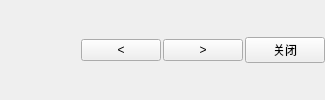
    <widget class="QWidget" name="widgetTop" native="true">
     <property name="styleSheet">
      <string notr="true">border-width:0px;</string>
     </property>
     <layout class="QVBoxLayout" name="verticalLayout">
      <property name="spacing">
       <number>6</number>
      </property>
      <property name="leftMargin">
       <number>0</number>
      </property>
      <property name="topMargin">
       <number>0</number>
      </property>
      <property name="rightMargin">
       <number>0</number>
      </property>
      <property name="bottomMargin">
       <number>0</number>
      </property>
      <item>
       <layout class="QHBoxLayout" name="lay1">
        <property name="spacing">
         <number>2</number>
        </property>
        <item>
         <widget class="QLabel" name="labPY">
          <property name="sizePolicy">
           <sizepolicy hsizetype="Fixed" vsizetype="Preferred">
            <horstretch>0</horstretch>
            <verstretch>0</verstretch>
           </sizepolicy>
          </property>
          <property name="text">
           <string/>
          </property>
          <property name="alignment">
           <set>Qt::AlignCenter</set>
          </property>
         </widget>
        </item>
        <item>
         <layout class="QHBoxLayout" name="lay2">
          <property name="spacing">
           <number>0</number>
          </property>
          <item>
           <widget class="QLabel" name="labCh0">
            <property name="sizePolicy">
             <sizepolicy hsizetype="Preferred" vsizetype="Fixed">
              <horstretch>0</horstretch>
              <verstretch>0</verstretch>
             </sizepolicy>
            </property>
            <property name="minimumSize">
             <size>
              <width>0</width>
              <height>25</height>
             </size>
            </property>
            <property name="text">
             <string/>
            </property>
            <property name="alignment">
             <set>Qt::AlignCenter</set>
            </property>
           </widget>
          </item>
          <item>
           <widget class="QLabel" name="labCh1">
            <property name="sizePolicy">
             <sizepolicy hsizetype="Preferred" vsizetype="Fixed">
              <horstretch>0</horstretch>
              <verstretch>0</verstretch>
             </sizepolicy>
            </property>
            <property name="minimumSize">
             <size>
              <width>0</width>
              <height>25</height>
             </size>
            </property>
            <property name="text">
             <string/>
            </property>
            <property name="alignment">
             <set>Qt::AlignCenter</set>
            </property>
           </widget>
          </item>
          <item>
           <widget class="QLabel" name="labCh2">
            <property name="sizePolicy">
             <sizepolicy hsizetype="Preferred" vsizetype="Fixed">
              <horstretch>0</horstretch>
              <verstretch>0</verstretch>
             </sizepolicy>
            </property>
            <property name="minimumSize">
             <size>
              <width>0</width>
              <height>25</height>
             </size>
            </property>
            <property name="text">
             <string/>
            </property>
            <property name="alignment">
             <set>Qt::AlignCenter</set>
            </property>
           </widget>
          </item>
          <item>
           <widget class="QLabel" name="labCh3">
            <property name="sizePolicy">
             <sizepolicy hsizetype="Preferred" vsizetype="Fixed">
              <horstretch>0</horstretch>
              <verstretch>0</verstretch>
             </sizepolicy>
            </property>
            <property name="minimumSize">
             <size>
              <width>0</width>
              <height>25</height>
             </size>
            </property>
            <property name="text">
             <string/>
            </property>
            <property name="alignment">
             <set>Qt::AlignCenter</set>
            </property>
           </widget>
          </item>
          <item>
           <widget class="QLabel" name="labCh4">
            <property name="sizePolicy">
             <sizepolicy hsizetype="Preferred" vsizetype="Fixed">
              <horstretch>0</horstretch>
              <verstretch>0</verstretch>
             </sizepolicy>
            </property>
            <property name="minimumSize">
             <size>
              <width>0</width>
              <height>25</height>
             </size>
            </property>
            <property name="text">
             <string/>
            </property>
            <property name="alignment">
             <set>Qt::AlignCenter</set>
            </property>
           </widget>
          </item>
          <item>
           <widget class="QLabel" name="labCh5">
            <property name="sizePolicy">
             <sizepolicy hsizetype="Preferred" vsizetype="Fixed">
              <horstretch>0</horstretch>
              <verstretch>0</verstretch>
             </sizepolicy>
            </property>
            <property name="minimumSize">
             <size>
              <width>0</width>
              <height>25</height>
             </size>
            </property>
            <property name="text">
             <string/>
            </property>
            <property name="alignment">
             <set>Qt::AlignCenter</set>
            </property>
           </widget>
          </item>
          <item>
           <widget class="QLabel" name="labCh6">
            <property name="sizePolicy">
             <sizepolicy hsizetype="Preferred" vsizetype="Fixed">
              <horstretch>0</horstretch>
              <verstretch>0</verstretch>
             </sizepolicy>
            </property>
            <property name="minimumSize">
             <size>
              <width>0</width>
              <height>25</height>
             </size>
            </property>
            <property name="text">
             <string/>
            </property>
            <property name="alignment">
             <set>Qt::AlignCenter</set>
            </property>
           </widget>
          </item>
          <item>
           <widget class="QLabel" name="labCh7">
            <property name="sizePolicy">
             <sizepolicy hsizetype="Preferred" vsizetype="Fixed">
              <horstretch>0</horstretch>
              <verstretch>0</verstretch>
             </sizepolicy>
            </property>
            <property name="minimumSize">
             <size>
              <width>0</width>
              <height>25</height>
             </size>
            </property>
            <property name="text">
             <string/>
            </property>
            <property name="alignment">
             <set>Qt::AlignCenter</set>
            </property>
           </widget>
          </item>
          <item>
           <widget class="QLabel" name="labCh8">
            <property name="sizePolicy">
             <sizepolicy hsizetype="Preferred" vsizetype="Fixed">
              <horstretch>0</horstretch>
              <verstretch>0</verstretch>
             </sizepolicy>
            </property>
            <property name="minimumSize">
             <size>
              <width>0</width>
              <height>25</height>
             </size>
            </property>
            <property name="text">
             <string/>
            </property>
            <property name="alignment">
             <set>Qt::AlignCenter</set>
            </property>
           </widget>
          </item>
          <item>
           <widget class="QLabel" name="labCh9">
            <property name="sizePolicy">
             <sizepolicy hsizetype="Preferred" vsizetype="Fixed">
              <horstretch>0</horstretch>
              <verstretch>0</verstretch>
             </sizepolicy>
            </property>
            <property name="minimumSize">
             <size>
              <width>0</width>
              <height>25</height>
             </size>
            </property>
            <property name="text">
             <string/>
            </property>
            <property name="alignment">
             <set>Qt::AlignCenter</set>
            </property>
           </widget>
          </item>
         </layout>
        </item>
        <item>
         <widget class="QPushButton" name="btnPre">
          <property name="focusPolicy">
           <enum>Qt::NoFocus</enum>
          </property>
          <property name="styleSheet">
           <string notr="true"/>
          </property>
          <property name="text">
           <string>&lt;</string>
          </property>
         </widget>
        </item>
        <item>
         <widget class="QPushButton" name="btnNext">
          <property name="focusPolicy">
           <enum>Qt::NoFocus</enum>
          </property>
          <property name="styleSheet">
           <string notr="true"/>
          </property>
          <property name="text">
           <string>&gt;</string>
          </property>
         </widget>
        </item>
        <item>
         <widget class="QPushButton" name="btnClose">
          <property name="focusPolicy">
           <enum>Qt::NoFocus</enum>
          </property>
          <property name="styleSheet">
           <string notr="true"/>
          </property>
          <property name="text">
           <string>关闭</string>
          </property>
         </widget>
        </item>
       </layout>
      </item>
     </layout>
    </widget>
